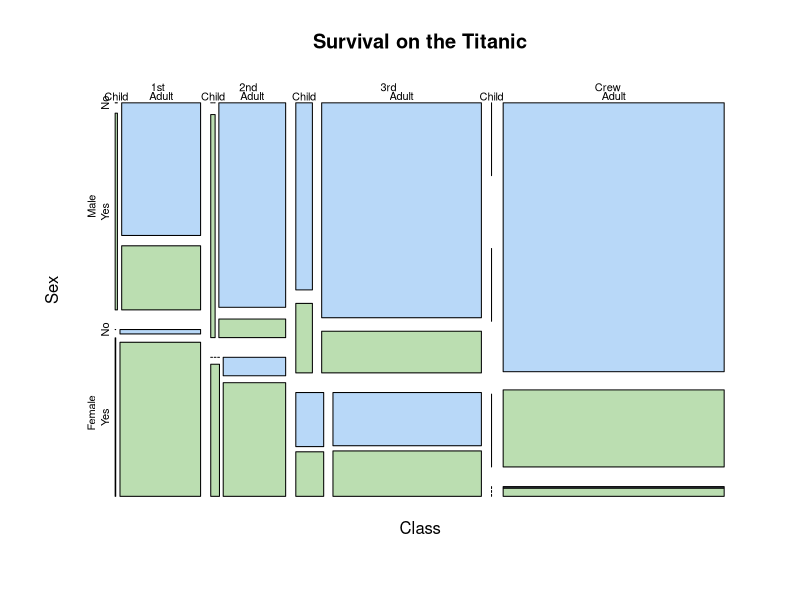
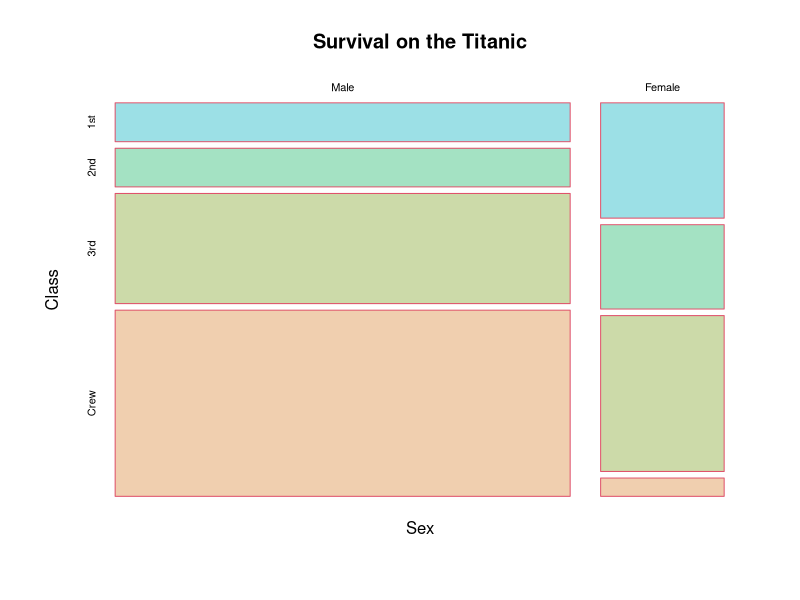

Reproduce these figures in R, in order.
# Moscaic2

# Titanic Data Set

data(Titanic) # Load Data Set
Titanic   # Display Data
str(Titanic)  # Show Structure of Data Set
?mosaicplot
mosaicplot(Titanic,
             main = "Survival on the Titanic",
             col = hcl(c(240, 120)),
             off = c(5, 5, 5, 5))
(x = apply(Titanic, 2:1, sum))
str(x)
mosaicplot(x, main = "Survival on the Titanic",
           col = hcl(c(200, 150, 100,50)),
           off = c(5, 5, 5, 5),
           border=2)
